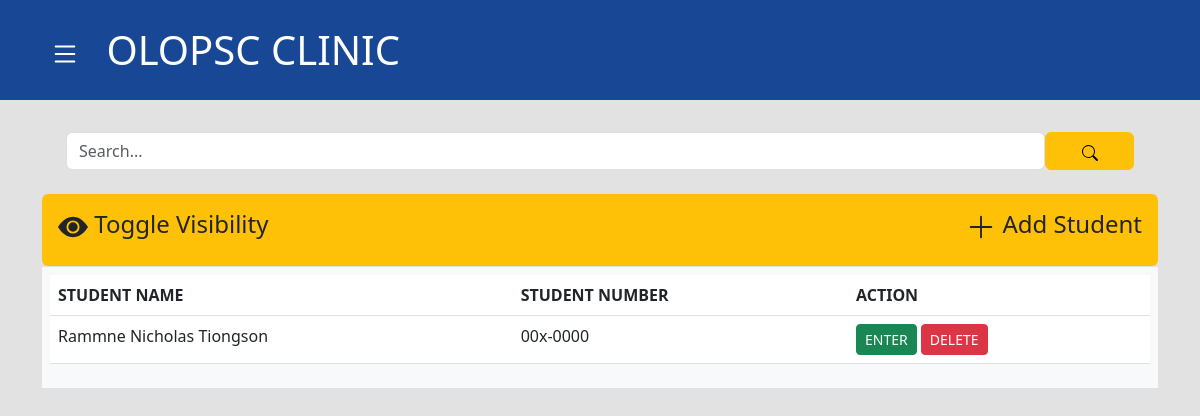
The page / on the database its author committed.
### base/models.py (models this page shows, shortened)
class Patient(models.Model):
    first_name = models.CharField(max_length=50, verbose_name="First name")
    last_name = models.CharField(max_length=50, verbose_name="Last name")
    middle_name = models.CharField(max_length=50, blank=True, verbose_name="Middle name")
    student_number = models.CharField(max_length=10, default='00x-0000', verbose_name="Student Number")
    date_of_birth = models.CharField(max_length=50, verbose_name="Date of birth", null=True, blank=True)
    patient_address = models.CharField(max_length=100, verbose_name="Address")
    patient_contact = models.CharField(max_length=15, verbose_name="Telephone/Cellphone number", null=True, blank=True)
    guardian = models.CharField(max_length=50, blank=True, verbose_name="Guardian")
    guardian_address = models.CharField(max_length=100, blank=True, verbose_name="Guardian's address")
    guardian_telephone = models.CharField(max_length=15, blank=True, verbose_name="Guardian's Telephone/Cellphone number")
    created_at = models.DateTimeField(auto_now_add=True, null=True)
    updated_at = models.DateTimeField(auto_now=True, null=True)

### base/views.py (the view)
# urls.py: path('', views.home, name='home'),
def home(request):
    query = request.GET.get('q') if request.GET.get('q') != None else ''
    patients = Patient.objects.filter(  Q(first_name__icontains=query) |
                                        Q(last_name__icontains=query) |
                                        Q(student_number__icontains=query))
    return render(request, 'base/home.html', {'patients':patients})

### base/templates/base/home.html (shortened to what this page needs)
{% extends 'base/base.html'%}
{% block content %}
<div class="container">
    <form action="{{request.path}}" method="GET" class="text-center p-4">
        <div style="display: flex;">
            <input type="text" class="form-control" name="q" placeholder="Search...">
            <button type="submit" class="btn btn-warning col-1"></button>
        </div>
    </form>
</div>
<div class="container">
    <table class="table">
    <tr>
        <td class="bg-warning p-3 rounded">
         <a class="text-dark" onclick="toggle('hide')" style="text-decoration: none;"><h4>
            <svg xmlns="http://www.w3.org/2000/svg" width="30" height="30" fill="currentColor" class="bi bi-eye-fill" viewBox="0 0 16 16">
            <path d="M10.5 8a2.5 2.5 0 1 1-5 0 2.5 2.5 0 0 1 5 0z"/>
            <path d="M0 8s3-5.5 8-5.5S16 8 16 8s-3 5.5-8 5.5S0 8 0 8zm8 3.5a3.5 3.5 0 1 0 0-7 3.5 3.5 0 0 0 0 7z"/>
          </svg> Toggle Visibility <a href="{% url 'patient-form' %}" class="text-dark" style="text-decoration: none; float: right;"> <svg xmlns="http://www.w3.org/2000/svg" width="30" height="30" fill="currentColor" class="bi bi-plus-lg" viewBox="0 0 16 16">
            <path fill-rule="evenodd" d="M8 2a.5.5 0 0 1 .5.5v5h5a.5.5 0 0 1 0 1h-5v5a.5.5 0 0 1-1 0v-5h-5a.5.5 0 0 1 0-1h5v-5A.5.5 0 0 1 8 2Z"/>
          </svg> Add Student</a></h4></a>
        </div>
    <tr>
        <td class="table-light">
            <div id="hide">
                <table class="table table-hover" >
                    <thead>
                        <tr>
                            <th>STUDENT NAME</th>
                            <th>STUDENT NUMBER</th>
                            <th>ACTION</th>
                        </tr>
                    </thead>
        {% for patient in patients %}
                    <tr>
                        <td>{{ patient.first_name }} {{patient.last_name}} </td>
                        <td>{{ patient.student_number }}</td>
                        <td><a class="btn btn-sm btn-success"  href="{% url 'patient-details' patient.id %}">ENTER</a>
                            <a class="btn btn-sm btn-danger"href="{% url 'delete-patient' patient.id %}">DELETE</a>
                        </td>
                    </tr>
        {% endfor %}
                </table>
            </div>
        </td>
    </tr>
{% endblock %}

### rows shown on the page
Patient: first_name "Rammne Nicholas", last_name "Tiongson", student_number "00x-0000"
